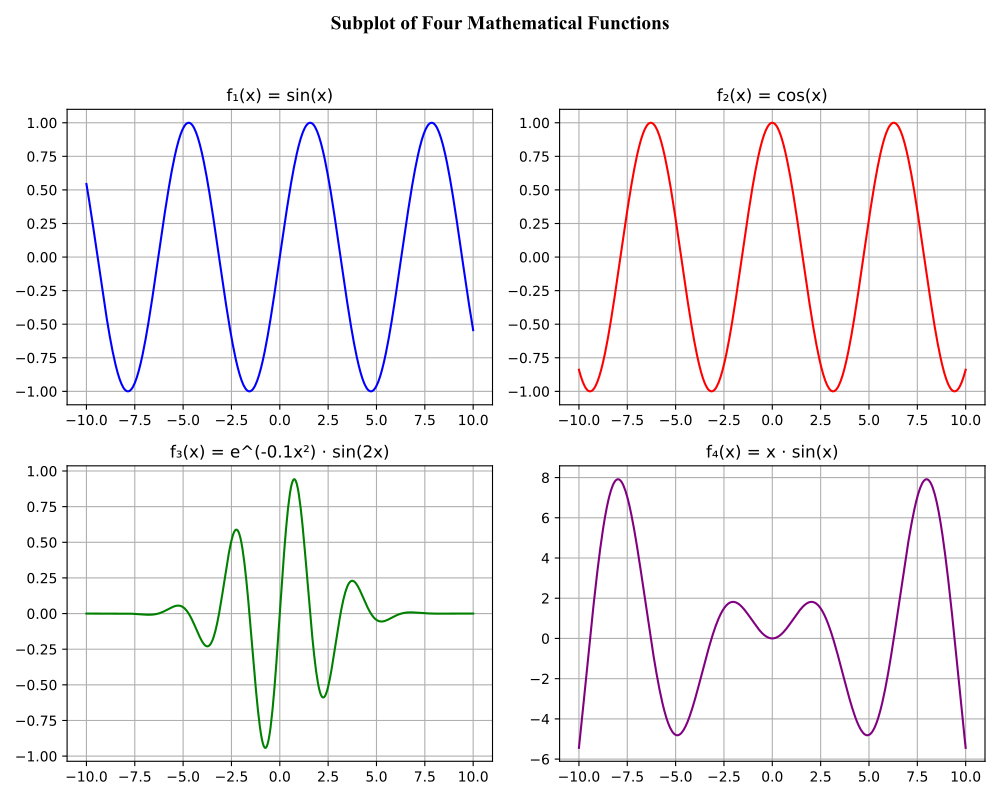

Generate this figure with Python:
import numpy as np
import matplotlib.pyplot as plt

x = np.linspace(-10, 10, 400)

f1 = np.sin(x)
f2 = np.cos(x)
f3 = np.exp(-0.1 * x**2) * np.sin(2 * x)
f4 = x * np.sin(x)

fig, axs = plt.subplots(2, 2, figsize=(10, 8))

plt.rcParams['font.family'] = 'Times New Roman'

axs[0, 0].plot(x, f1, color='blue')
axs[0, 0].set_title("f₁(x) = sin(x)", fontsize=12)
axs[0, 0].grid(True)

axs[0, 1].plot(x, f2, color='red')
axs[0, 1].set_title("f₂(x) = cos(x)", fontsize=12)
axs[0, 1].grid(True)

axs[1, 0].plot(x, f3, color='green')
axs[1, 0].set_title("f₃(x) = e^(-0.1x²) · sin(2x)", fontsize=12)
axs[1, 0].grid(True)

axs[1, 1].plot(x, f4, color='purple')
axs[1, 1].set_title("f₄(x) = x · sin(x)", fontsize=12)
axs[1, 1].grid(True)

fig.suptitle("Subplot of Four Mathematical Functions", fontsize=14, fontweight='bold')

plt.tight_layout(rect=[0, 0, 1, 0.95])
plt.savefig("multiplot.pdf")
plt.close()
